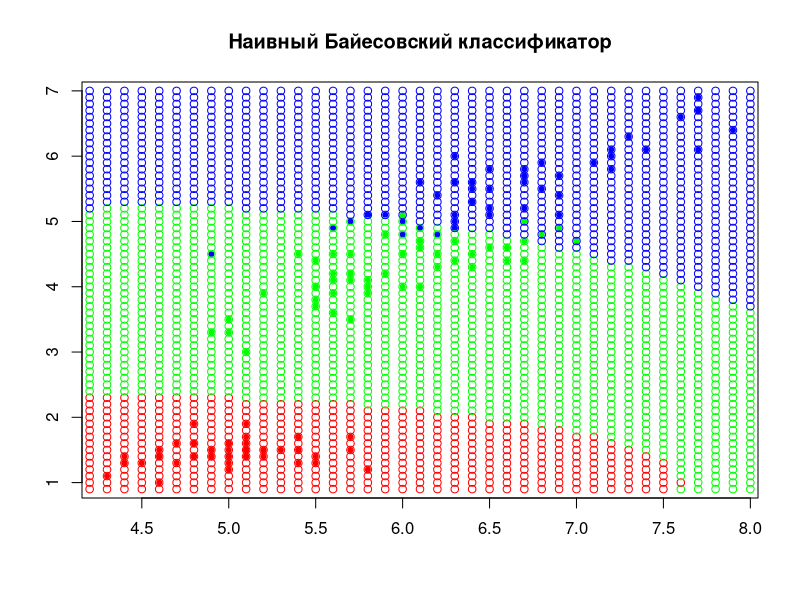

The R source for this figure:
#Павлюков В.В. 401и
#source("NNBayes.R")
#Для классификации нужны:
#обучающая выборка
Xl = iris#ирисы фишера: обучающая выборка
N = c(1,3)#вектор признаков, содержит номера признаков учавствующих в обучении
Xl = Xl[,append(N,5)]#"обрезание" "лишних" столбцов выборки
n<-length(N)#число признаков
nomer_stolbtca_classov <- dim(Xl)[2]#номер столбца с названиями классов(в нашем случае последний 5-й)
classes = levels(Xl[,nomer_stolbtca_classov])#вектор названий классов
Ny<-length(classes)#количество классов
#эмпирические оценки априорных вероятностей появления объектов классов(частоты в выборке)
Py<-table(Xl[,nomer_stolbtca_classov])/dim(Xl)[1]

#Ишем эмпирические оценки функций правдоподобия

#матрица матожиданий
myus = matrix(0, nrow=Ny, ncol=n)
#матрица среднеквадратичных отклонений
sigmas = matrix(0, nrow=Ny, ncol=n)

for(i in 1:Ny){
  for(j in 1:n){
    temp=Xl[Xl[,nomer_stolbtca_classov]==classes[i],][,j]#j-й столбец содержащий только признаки i-го класса
    myus[i,j]<-mean(temp)
    sigmas[i,j]<-sqrt(var(temp))
  }
}

#Функция вычисляющая нормальную плотность распределения величины
#на основании матожидания и среднеквадратичного отклонения
N = function(x, myu, sigma) {
  1/sqrt(2*pi)/sigma*exp(-1/2*(x-myu)^2/sigma^2)
}

#Наивный Байесовский классификатор
a = function(x, classes, Py, myus, sigmas) {
  Y = length(classes)#количество классов
  n = dim(myus)[2]#количество признаков
  scores = rep(0, Y)#вектор плотностей
  for (i in 1:Y) {
    scores[i] = Py[i]#
    for (j in 1:n) {#найдет произведение вероятности класса на плотности признаков
      scores[i] = scores[i] * N(x[j], myus[i,j], sigmas[i,j])
    }
  }
  which.max(scores)#порядковый номер максимальной вероятности
}

tcveta = c("red", "green", "blue")#создает вектор цветов
#процент ошибки алгоритма
l<-dim(Xl)[1]
e<-0.0
for(i in 1:l){
  e<-e+100*(Xl[,nomer_stolbtca_classov][i]!=classes[a(c(Xl[,1][i],Xl[,2][i]), classes, Py, myus, sigmas )])/l
}
# график
plot(Xl[,1], Xl[,2], col = tcveta[Xl[,nomer_stolbtca_classov]], xlab = "", ylab = "",main = "Наивный Байесовский классификатор",pch = 20)
#классифицируем все точки видимой области первого графика с шагом (0.1, 0.1)    
w_min<-min(Xl[,1])-0.1
w_max<-max(Xl[,1])+0.1
h_min<-min(Xl[,2])-0.1
h_max<-max(Xl[,2])+0.1
w<-w_min
while(w<w_max){
  h=h_min
  while(h<h_max){
    points(w, h, col = tcveta[a(c(w,h), classes, Py, myus, sigmas )], pch = 1)
    h=h+0.1
  }
  w=w+0.1
}
